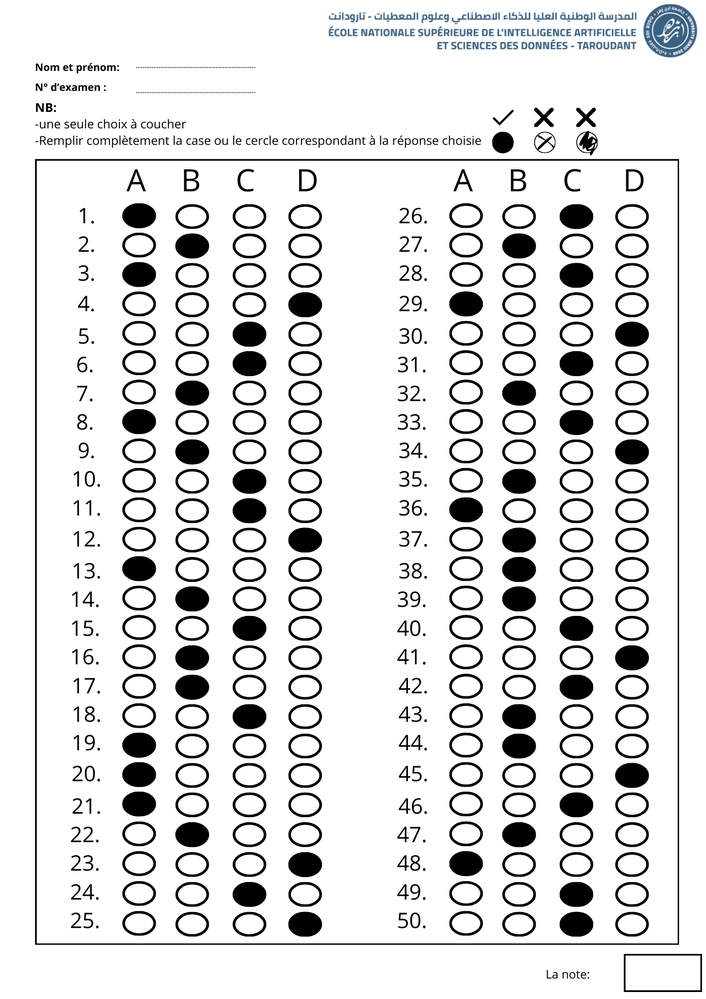
#> input picture answer_sheets/bubbles.png, 706 x 999 px, shrunk from 1414 x 2000 before the run
$ python -i bubbles.py   (imports and definitions only)
#> lines starting #> are read from the running program, lines starting #| are printed output that depends on the picture; after the words box and inside, x2 and y2 are one past the last pixel; in counts of white or black regions, pixels touching at a corner belong together
import cv2
import numpy as np
import os


def preprocess_bubble_sheet(image_path, output_dir="output_bubbles"):
    """
    Preprocess the bubble sheet image by performing the following steps:
    1. Convert to grayscale
    2. Apply Gaussian blur
    3. Detect edges using Canny
    4. Find the largest contour (assuming it's the bubble sheet)
    5. Apply perspective transform if needed
    6. Save all intermediate images to the output directory

    Args:
    - image_path (str): Path to the input image
    - output_dir (str): Directory where processed images will be saved

    Returns:
    - warped (numpy array): The perspective-corrected image
    """
#> called with image_path = 'answer_sheets/bubbles.png', output_dir = 'output_bubbles'

    # Ensure output directory exists
    os.makedirs(output_dir, exist_ok=True)

    # Load the image
    image = cv2.imread(image_path)
#> image is the input picture: shape (999, 706, 3); mean B, G, R 224.7, 224.5, 224.2
    if image is None:
        print("Error: Could not load the image. Check the file path.")
        return None

    cv2.imwrite(f"{output_dir}/01_original.png", image)

    # Convert to grayscale
    gray = cv2.cvtColor(image, cv2.COLOR_BGR2GRAY)
    cv2.imwrite(f"{output_dir}/02_gray.png", gray)

    # Apply Gaussian blur
    blurred = cv2.GaussianBlur(gray, (5, 5), 0)
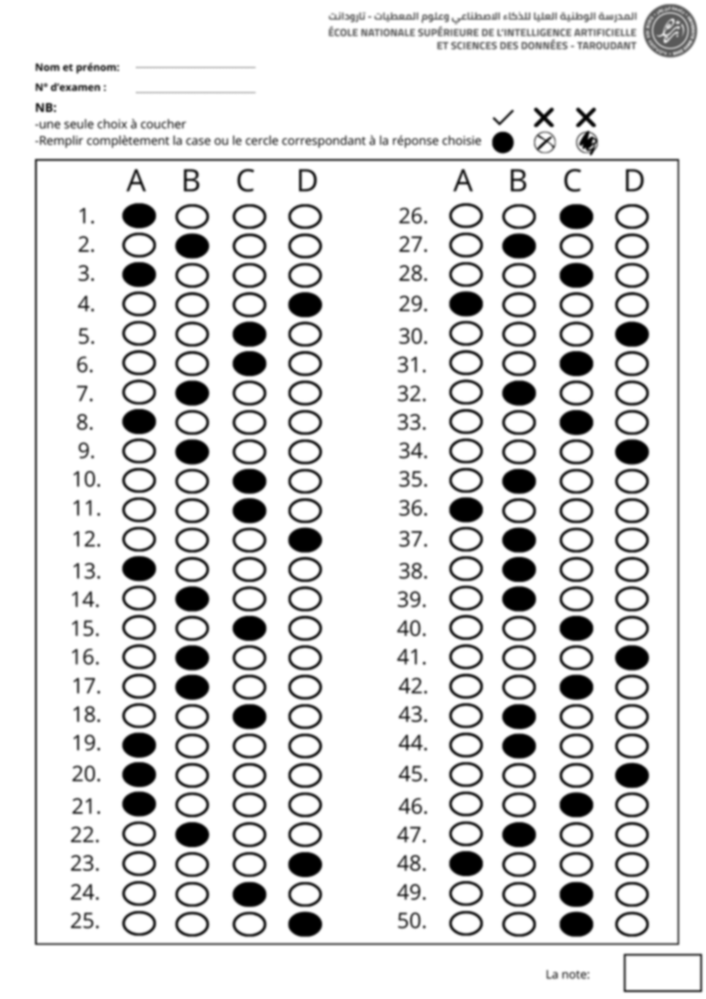
#> blurred: shape (999, 706); min 0, max 255, mean 224.4
    cv2.imwrite(f"{output_dir}/03_blurred.png", blurred)

    # Apply edge detection (Canny)
    edges = cv2.Canny(blurred, 50, 150)
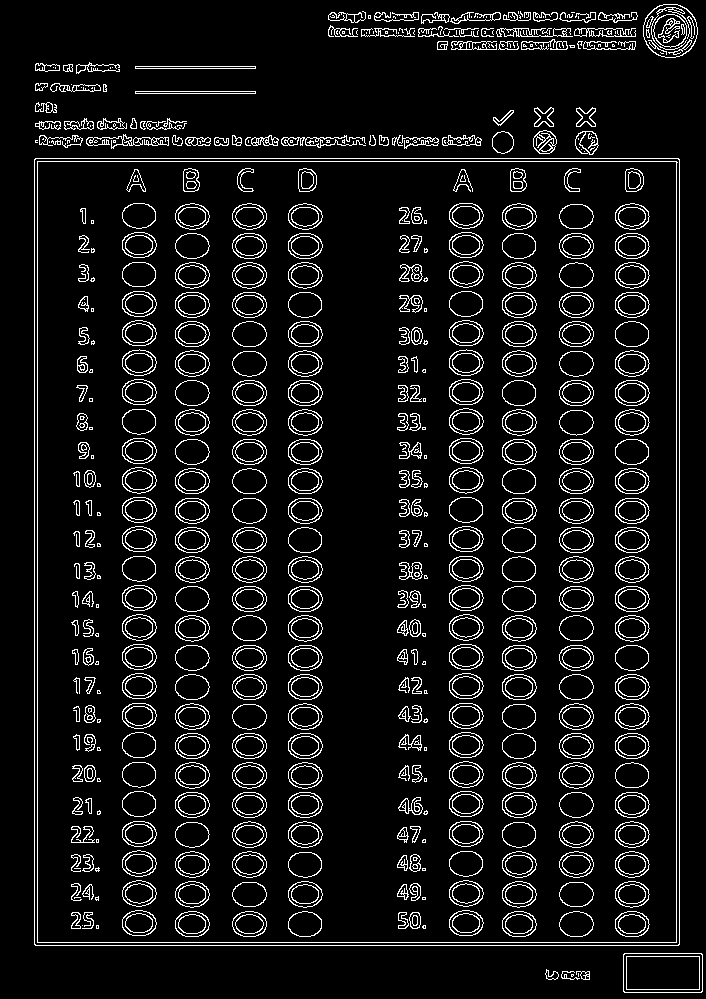
#> edges: shape (999, 706); 8% white in thin lines or dots
    cv2.imwrite(f"{output_dir}/04_edges.png", edges)

    # Find contours
    contours, _ = cv2.findContours(edges, cv2.RETR_EXTERNAL, cv2.CHAIN_APPROX_SIMPLE)
#> contours = 121 contours, 71 with area under 20; largest, box (x1, y1, x2, y2) and area: (34, 158, 680, 946) 507613, (623, 953, 703, 993) 3079, (643, 4, 698, 58) 2297, (533, 130, 557, 154) 426, (575, 131, 599, 155) 420
    if not contours:
        print("Error: No contours found!")
        return None

    # Draw all contours
    contour_img = image.copy()
    cv2.drawContours(contour_img, contours, -1, (0, 255, 0), 2)
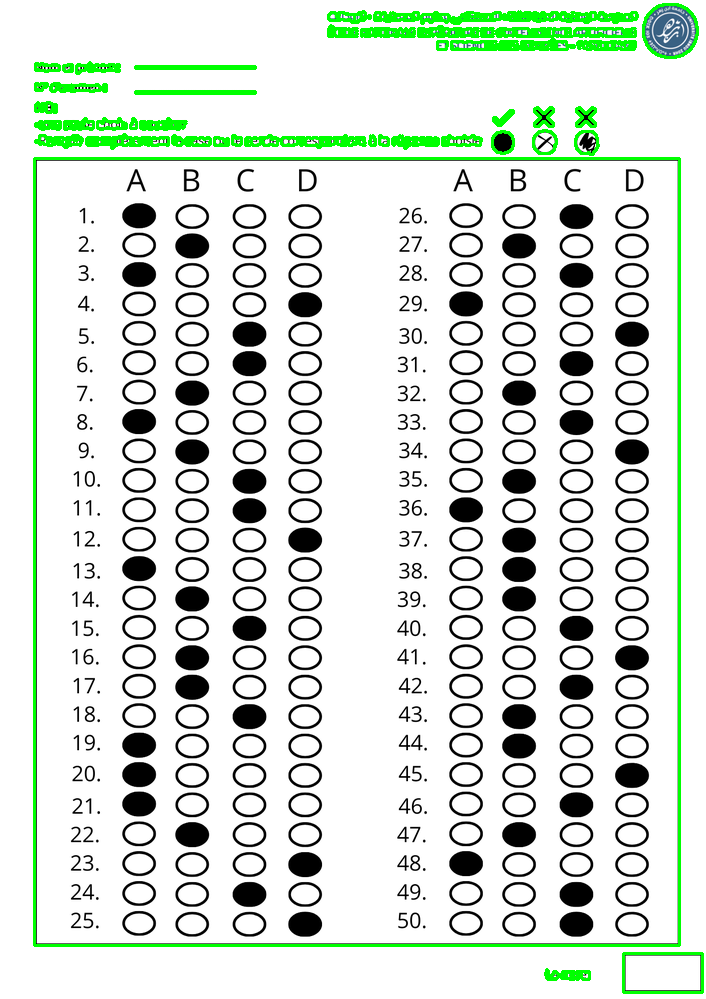
#> contour_img: shape (999, 706, 3); 3.93% of pixels changed, all inside (x1, y1, x2, y2) = (33, 3, 704, 994)
    cv2.imwrite(f"{output_dir}/05_all_contours.png", contour_img)

    # Find the largest contour
    largest_contour = max(contours, key=cv2.contourArea)
#> largest_contour = [[35, 158], [34, 159], [34, 944], [35, 945], [678, 945], [679, 944], [679, 159], [678, 158]]

    # Draw the largest contour
    largest_contour_img = image.copy()
    cv2.drawContours(largest_contour_img, [largest_contour], -1, (0, 0, 255), 3)
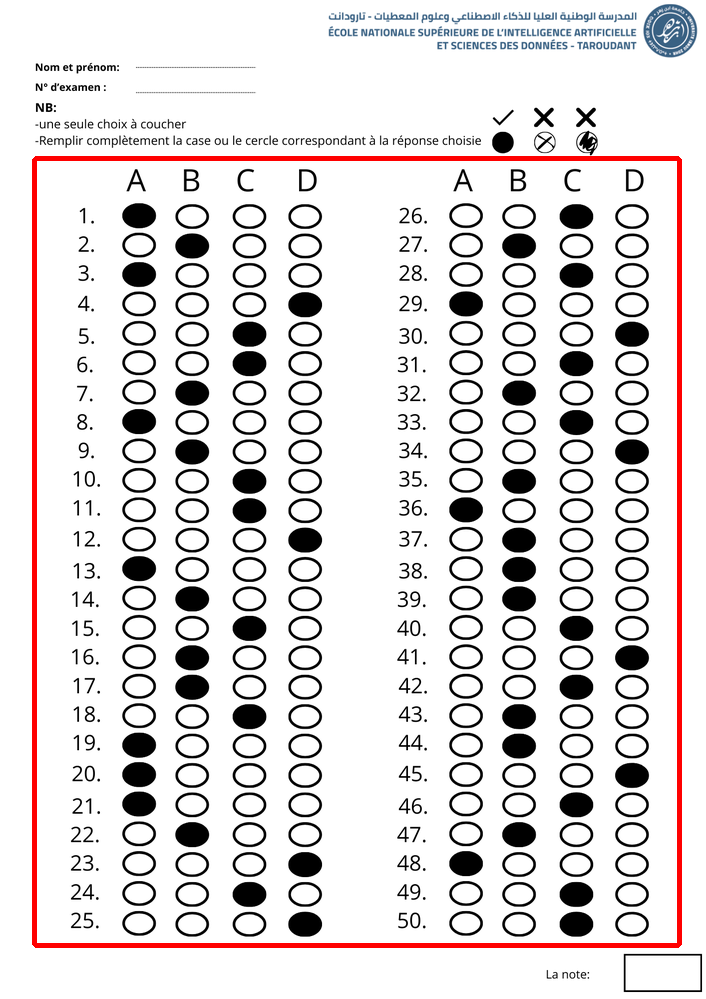
#> largest_contour_img: shape (999, 706, 3); 2.03% of pixels changed, all inside (x1, y1, x2, y2) = (32, 156, 682, 948)
    cv2.imwrite(f"{output_dir}/06_largest_contour.png", largest_contour_img)

    # Apply perspective transform
    rect = cv2.minAreaRect(largest_contour)
#> rect = ((356.5, 551.5), (787, 645), -90)
    box = cv2.boxPoints(rect)
#> box = [[679, 945], [34, 945], [34, 158], [679, 158]]
    box = np.intp(box)

    # Get width and height of the detected box
    width = int(rect[1][0])
#> width = 787
    height = int(rect[1][1])
#> height = 645

    # Define destination points
    dst_pts = np.array([[0, 0], [width-1, 0], [width-1, height-1], [0, height-1]], dtype="float32")
#> dst_pts = [[0, 0], [786, 0], [786, 644], [0, 644]]

    # Get transformation matrix
    M = cv2.getPerspectiveTransform(np.float32(box), dst_pts)
#> M = [[-1.22, 0, 827.4], [0, -0.818, 773.3], [0, 0, 1]]
    warped = cv2.warpPerspective(image, M, (width, height))
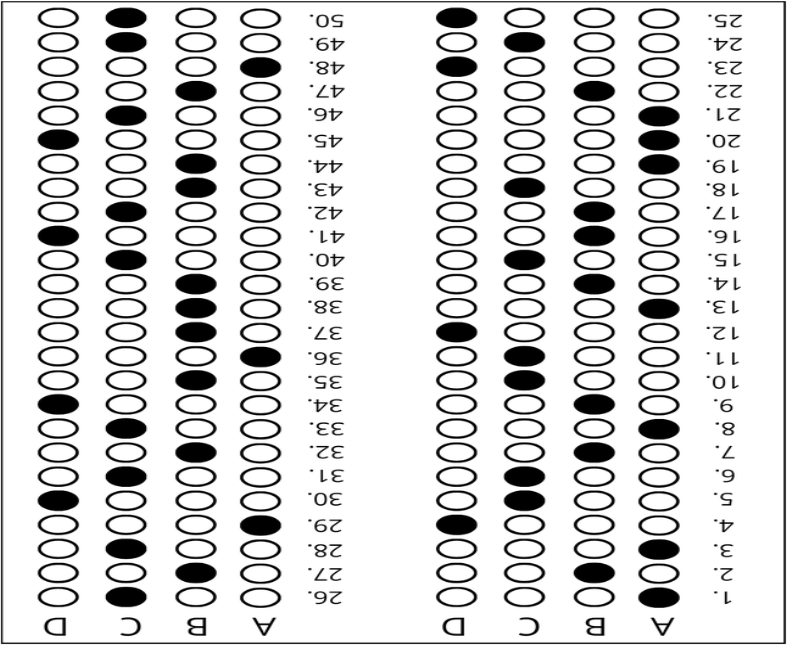
#> warped: shape (645, 787, 3); min 0, max 255, mean 216.1

    cv2.imwrite(f"{output_dir}/07_warped.png", warped)

    print(f" Preprocessing completed! Images saved in {output_dir}")
    return warped


# [55 lines left out: function detect_marked_bubbles, not called in this run]

# Example usage
image_path = './answer_sheets/bubbles.png'
#preprocess_bubble_sheet(image_path)
# [1 line not run here, left out]

>>> result = preprocess_bubble_sheet('answer_sheets/bubbles.png')

$ run again, on answer_sheets/Boxes.png
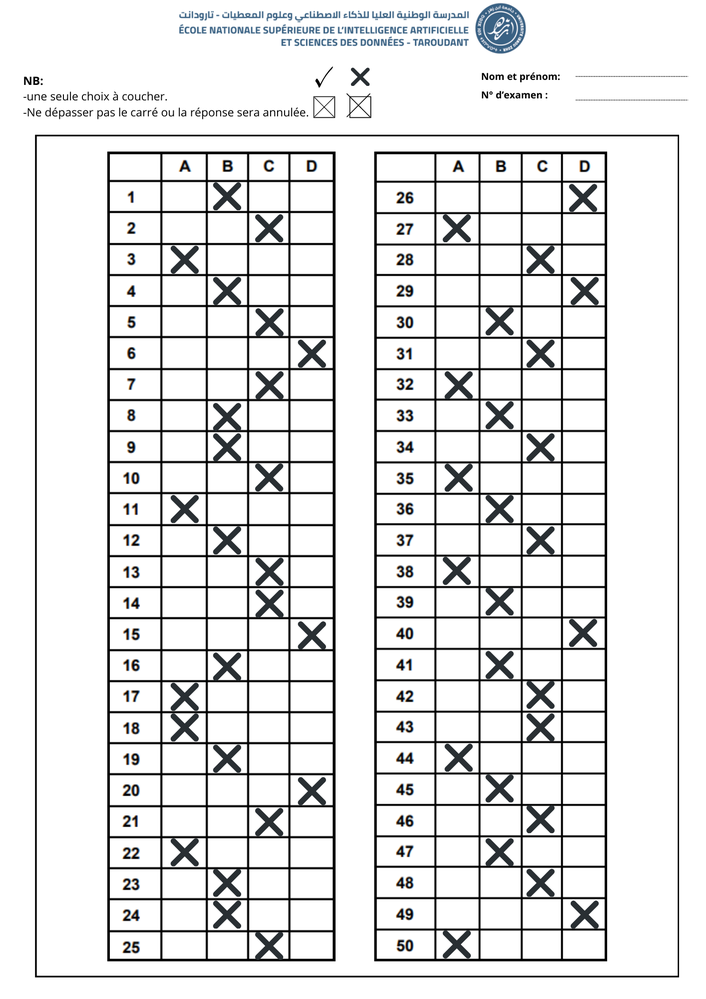
#> input picture answer_sheets/Boxes.png, 706 x 999 px, shrunk from 1414 x 2000 before the run
#> in preprocess_bubble_sheet, image is the input picture: shape (999, 706, 3); mean B, G, R 228, 227.7, 227.3
#> in preprocess_bubble_sheet, `edges = cv2.Canny(blurred, 50, 150)`:
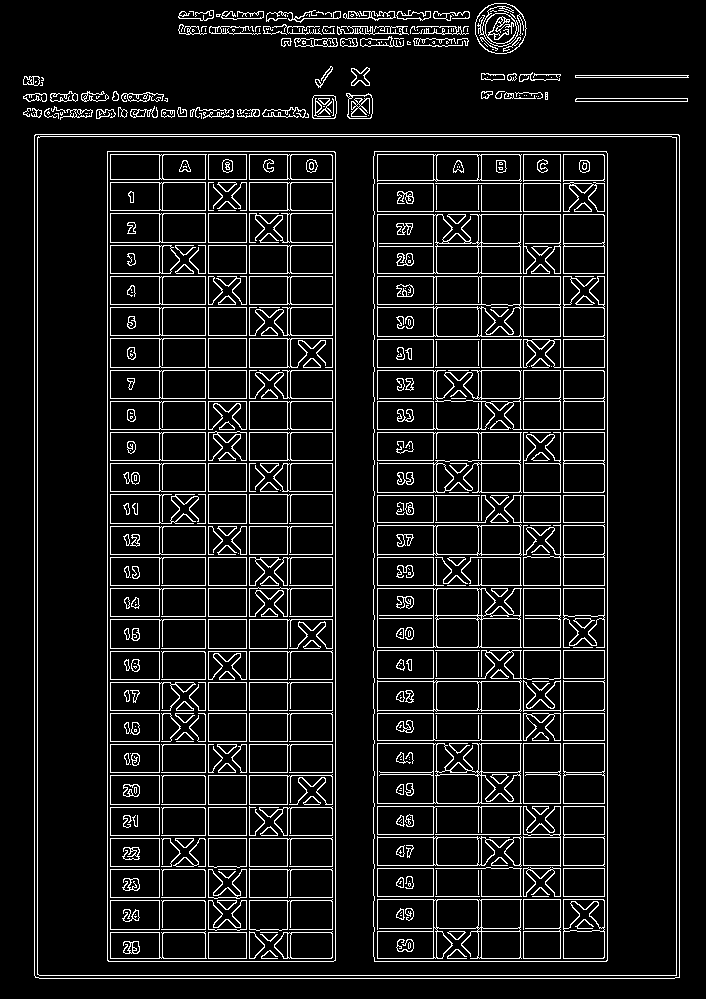
#> edges: shape (999, 706); 9.3% white in thin lines or dots
#> contours = 107 contours, 64 with area under 20; largest, box (x1, y1, x2, y2) and area: (34, 134, 680, 979) 544368, (475, 3, 527, 54) 2032, (346, 93, 373, 119) 562, (312, 95, 337, 119) 536, (575, 98, 688, 102) 336
#> contour_img: shape (999, 706, 3); 3.38% of pixels changed, all inside (x1, y1, x2, y2) = (22, 2, 690, 980)
#> largest_contour = contour of 12 points, box (x1, y1, x2, y2) (34, 134, 680, 979), area 544368
#> largest_contour_img: shape (999, 706, 3); 2.11% of pixels changed, all inside (x1, y1, x2, y2) = (32, 132, 682, 981)
#> rect = ((356.5, 556), (844, 645), -90)
#> box = [[679, 978], [34, 978], [34, 134], [679, 134]]
#> width = 844
#> height = 645
#> dst_pts = [[0, 0], [843, 0], [843, 644], [0, 644]]
#> M = [[-1.31, -1.42e-16, 887.4], [0, -0.763, 746.2], [0, -1.6e-19, 1]]
#> in preprocess_bubble_sheet, `warped = cv2.warpPerspective(image, M, (width, height))`:
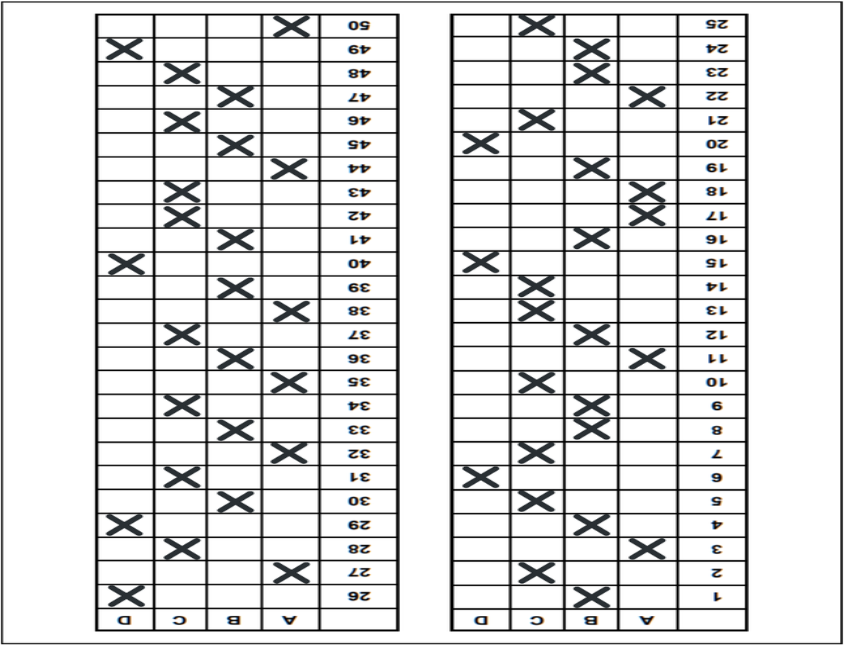
#> warped: shape (645, 844, 3); mean B, G, R 222.1, 221.9, 221.7
